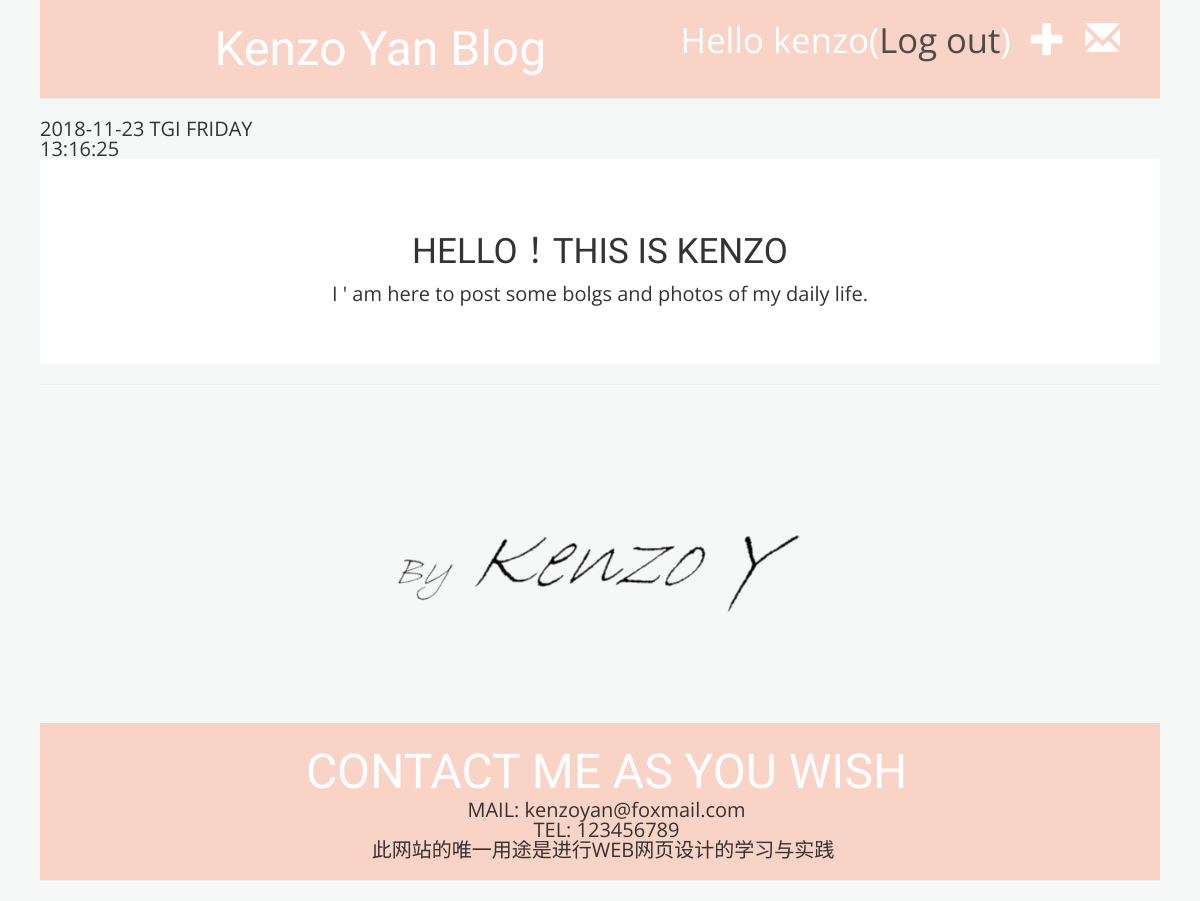
Before: /drafts/ (signed in) with the older database file.
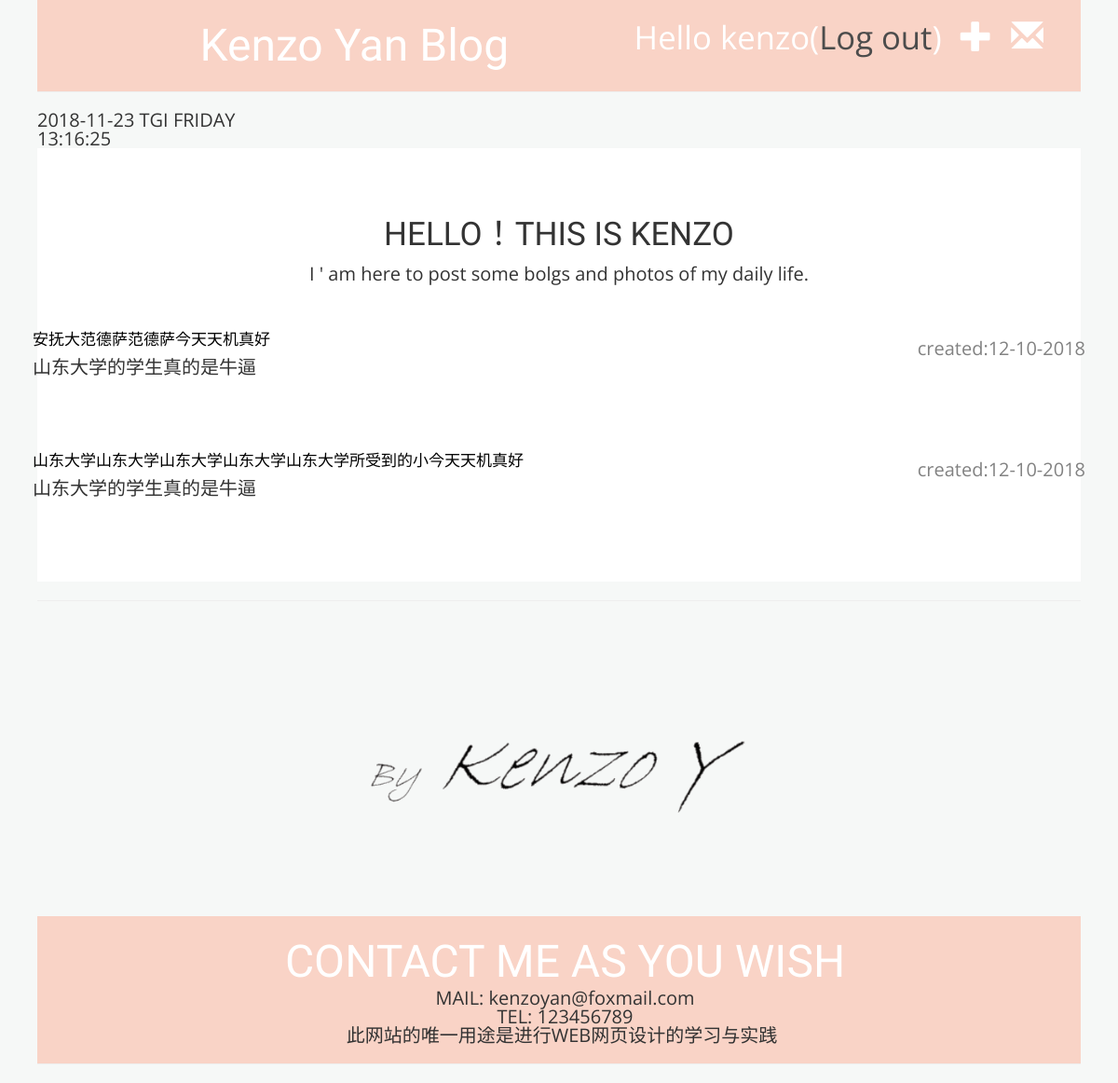
After: the same page with the newer database file.
### blog/models.py (models this page shows, shortened)
class Post(models.Model):
    author=models.ForeignKey('auth.User',on_delete=models.CASCADE)
    title=models.CharField(max_length=200)
    text=models.TextField()
    created_date=models.DateTimeField(default=timezone.now)
    published_date=models.DateTimeField(blank=True,null=True)

### blog/views.py (the view)
# urls.py: path('drafts/',views.post_draft_list,name='post_draft_list'),
@login_required
def post_draft_list(request):
    posts=Post.objects.filter(published_date__isnull=True).order_by('created_date')
    return render(request,'blog/post_draft_list.html',{'posts':posts})

### blog/templates/blog/post_draft_list.html
{% extends 'blog/base.html' %}
		 {% block content %}
                {% for post in posts %}
                    <div class="post">
                        <p class="date">
                            created:{{ post.created_date|date:'d-m-Y' }}
                        </p>
                        <h1><a href="{% url 'post_detail' pk=post.pk %}">{{ post.title }}</a></h1>
                        <p>{{ post.text|linebreaksbr }}</p>
                    </div>
                {% endfor %}
		{% endblock %}

### blog/templates/blog/base.html (shortened to what this page needs)
{% load staticfiles %}
<html>
    <head>
		<link rel="stylesheet" href="//maxcdn.bootstrapcdn.com/bootstrap/3.2.0/css/bootstrap.min.css">
		<link rel="stylesheet" href="//maxcdn.bootstrapcdn.com/bootstrap/3.2.0/css/bootstrap-theme.min.css">
		<link rel="stylesheet" href="{% static 'css/blog.css' %}">
  	<link rel="stylesheet" href="{% static 'css/zerogrid.css' %}">
	<link rel="stylesheet" href="{% static 'css/style.css' %}">
	<link rel="stylesheet" href="{% static 'css/lightbox.css' %}">
    <link href="font-awesome/css/font-awesome.min.css" rel="stylesheet" type="text/css">
	<link rel="stylesheet" href="{% static 'css/menu.css' %}">
    </head>
    <body onLoad="startTime()">
        <div class="page-header">
		{% if user.is_authenticated%}
			<a href="{% url 'post_draft_list' %}" class="top-menu"><span class="glyphicon glyphicon-envelope"></span></a>
			<a href="{% url 'post_new' %}" class="top-menu"><span class="glyphicon glyphicon-plus"></span></a>
			<p class='top-menu'>Hello {{user.username}}<small>(<a href="{% url 'logout' %}">Log out</a>)</small></p>
		{%else%}
			<a href="{% url 'login' %}" class="top-menu"><span class="glyphicon glyphicon-user"></span></a>
		{%endif%}
			<h1><a href="/" onclick="show()">Kenzo Yan Blog</a></h1>
        </div>
<div id='time'></div>
		<section id="container">
			<div class="wrap-container">
				<section class="content-box box-1">
					<div class="zerogrid thebanner">
						<div class="wrap-box">
							</div>
						</div>
					</div>
				</section>
				<section class="content-box boxstyle-1 box-3">
					<div class="zerogrid">
						<div class="row wrap-box">
						  <div class="header t-center">
							<div class="wrapper">
							  <h2 class="color-yellow">HELLO！THIS IS KENZO</h2>
							  <p>I ' am here to post some bolgs and photos of my daily life.</p>
							</div>
							</div>
						</div>
					</div>
				</section>
				<section class="content-box boxstyle-1 box-5">
					<div class="zerogrid">
						<div class="row wrap-box">
									{% block content %}
									{% endblock %}
									</div>
						</div>
				</section>
        <hr>
		<footer>
						<div><a href="{% url 'post_list' %}"><img src="{% static 'images/logo.png' %}" alt="logo"></a></div>
								<ul class="page-header">
									<li>
									  <h1>CONTACT ME AS YOU WISH</h1>
									</li>
									<br>
									<li>MAIL:  kenzoyan@foxmail.com</li>
									<br>
									<li>TEL: 123456789</li>
									<br>
									<li>此网站的唯一用途是进行WEB网页设计的学习与实践<li>
								</ul>
		</footer>
    </body>
</html>

### blog/static/css/blog.css (style rules this page uses)
h1 a { color: #FCA205; font-family:'Lobster'; }
body { padding-left: 15px; }
.page-header { background-color: #F9D3C6; margin-top: 0; padding: 20px 20px 20px 40px; text-align: center; }
.page-header h1, .page-header h1 a, .page-header h1 a:visited, .page-header h1 a:active { color: #ffffff; font-size: 36pt; text-decoration: none; }
h1, h2, h3, h4 { font-family: 'Lobster', cursive; }
.date { float: right; color: #828282; }
.top-menu, .top-menu:hover, .top-menu:visited { color: #ffffff; float: right; font-size: 26pt; margin-right: 20px; }
.post { margin-bottom: 70px; }
.post h1 a, .post h1 a:visited { color: #000000; }

### blog/static/css/style.css (style rules this page uses)
a,abbr,acronym,address,applet,article,aside,audio,b,blockquote,big,body,center,canvas,caption,cite,code,command,datalist,dd,del,details,dfn,dl,div,dt,em,embed,fieldset,figcaption,figure,font,footer,form,h1,h2,h3,h4,h5,h6,header,hgroup,html,i,iframe,img,ins,kbd,keygen,label,legend,li,meter,nav,object,ol,output,p,pre,progress,q,s,samp,section,small,span,source,strike,strong,sub,sup,table,tbody,tfoot,thead,th,tr,tdvideo,tt,u,ul,var { border: 0 none; font-size: 100%; margin: 0; padding: 0; border: 0; outline: 0; vertical-align: top; }
ol, ul { list-style:none; }
img { vertical-align:top; }
article, aside, audio, canvas, command, datalist, details, embed, figcaption, figure, footer, header, hgroup, keygen, meter, nav, output, progress, section, source, video { display:block; }
* { -webkit-box-sizing: border-box; -moz-box-sizing: border-box; box-sizing: border-box; }
html { -webkit-text-size-adjust: none; }
img { max-width: 40%; height: auto; width: auto; }
a { color: #4C4C4C;text-decoration: none; }
h1, h2 { font-size: 17px; line-height: 30px; }
h1, h2, h3, h4, h5, h6 { line-height: 1.2 }
p { margin: 10px 0; }
.t-center { text-align: center; }
.post:after, .post:before, article:after, article:before, section:after, section:before { clear: both; content: '\0020'; display: block; visibility: hidden; width: 0; height: 0; }
html, body { width:100%; padding:0; margin:0; }
body { font-family: 'Open Sans', sans-serif; background: #F6F8F7; padding: 0 40px; font-size: 20px; line-height: 20px; }
#container .wrap-container { background: #ffffff;padding: 20px; }
.content-box .wrap-box { padding: 10px; position: relative; }
.content-box .header { margin-bottom: 20px; }
.content-box .header h2 { font-size: 35px; margin: 0; line-height: 45px; }
.content-box .header .wrapper { display: inline-block; }
.content-box.boxstyle-1 { background:#fff; color: #333; }
footer { text-align: center; }
footer a { color:#666; }
footer ul li { display: inline-block;margin-right: 7px; }

### blog/static/css/lightbox.css (style rules this page uses)
body:after { content: url(../images/close.png) url(../images/loading.gif) url(../images/prev.png) url(../images/next.png); display: none; }

### blog/templates/blog/base.html (style rules this page uses)
h1 a { color: #FCA205; font-family:'Lobster'; }
body { padding-left: 15px; }
.page-header { background-color: #F9D3C6; margin-top: 0; padding: 20px 20px 20px 40px; text-align: center; }
.page-header h1, .page-header h1 a, .page-header h1 a:visited, .page-header h1 a:active { color: #ffffff; font-size: 36pt; text-decoration: none; }
h1, h2, h3, h4 { font-family: 'Lobster', cursive; }
.date { float: right; color: #828282; }
.top-menu, .top-menu:hover, .top-menu:visited { color: #ffffff; float: right; font-size: 26pt; margin-right: 20px; }
.post { margin-bottom: 70px; }
.post h1 a, .post h1 a:visited { color: #000000; }

Changed rows visible on the page:
added Post: created_date "12-10-2018", title "安抚大范德萨范德萨今天天机真好", text "山东大学的学生真的是牛逼"
added Post: created_date "12-10-2018", title "山东大学山东大学山东大学山东大学山东大学所受到的小今天天机真好", text "山东大学的学生真的是牛逼"
